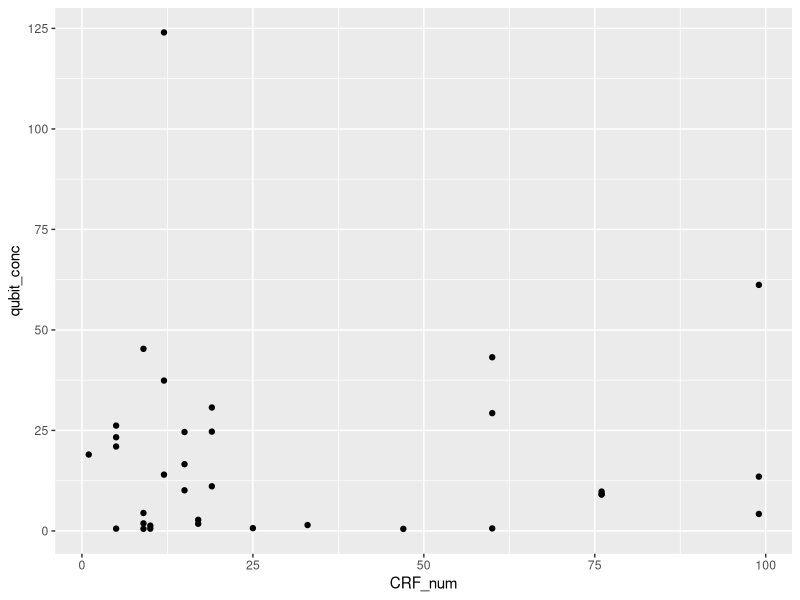
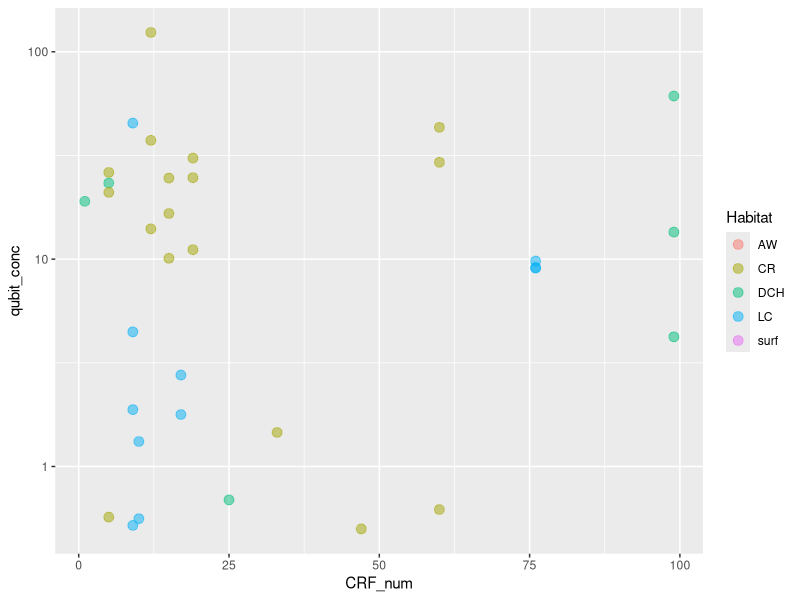

Source code (R) for these figures, in order:
## ---- chunk 1
qbdata <- read.csv(file= "Data/QuBit2019_v4.csv", header = T, stringsAsFactors=F) 
head(qbdata)
library(ggplot2)
## ---- chunk 2
ggplot(qbdata, aes(x = CRF_num, y = qubit_conc)) + geom_point()
  
## ---- chunk 3
ggplot(qbdata, aes(x = CRF_num, y = qubit_conc, color = Habitat)) + geom_point(size = 3, alpha = 0.5) +
  scale_y_log10() 
  
  
  
